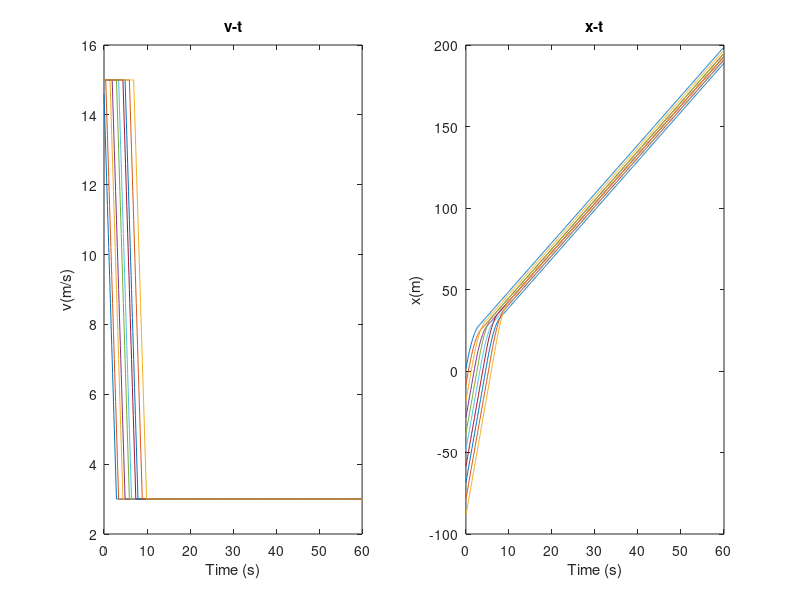

Here is the MATLAB script that generated this plot:
clear all;
vt=zeros(601,10);
xt=zeros(601,10);
vt(:,:)=15;
t=0:0.1:60;


for i=1:10
    xt(:,i)= -10*(i-1);
end

for j=1:601
    if j<6 
        vt(j,1)=15-4*j/10;
        xt(j,1)=15*j/10-1/2*4*(j/10)*(j/10);
        for i=2:10
            xt(j,i)= (15*j/10)-10*(i-1);
        end
    end
    if j<16 && j>5
        for i=1:2
            vt(j,i)=vt(j-1,i)-0.4;
            xt(j,i)=xt(j-1,i)+vt(j-1,i)*0.1;
        end
        for i=3:10
            xt(j,i)=xt(j-1,i)+vt(j-1,i)*0.1;
        end
    end
    if j>15 && j<21
       for i=1:3
            vt(j,i)=vt(j-1,i)-0.4;
            xt(j,i)=xt(j-1,i)+vt(j-1,i)*0.1;
        end
        for i=4:10
            xt(j,i)=xt(j-1,i)+vt(j-1,i)*0.1;
        end
    end
    if j>20 && j<31
        for i=1:4
            vt(j,i)=vt(j-1,i)-0.4;
            xt(j,i)=xt(j-1,i)+vt(j-1,i)*0.1;
        end
        for i=5:10
            xt(j,i)=xt(j-1,i)+vt(j-1,i)*0.1;
        end
    end
    if j>30 && j<36
        for i=2:5
            vt(j,i)=vt(j-1,i)-0.4;
            xt(j,i)=xt(j-1,i)+vt(j-1,i)*0.1;
        end
        for i=1
            vt(j,i)=vt(j-1,i);
            xt(j,i)=xt(j-1,i)+vt(j-1,i)*0.1;
        end
        for i=6:10
            xt(j,i)=xt(j-1,i)+vt(j-1,i)*0.1;
        end
    end
    if j>35 && j<46
        for i=3:6
            vt(j,i)=vt(j-1,i)-0.4;
            xt(j,i)=xt(j-1,i)+vt(j-1,i)*0.1;
        end
        for i=1:2
            vt(j,i)=vt(j-1,i);
            xt(j,i)=xt(j-1,i)+vt(j-1,i)*0.1;
        end
        for i=7:10
            xt(j,i)=xt(j-1,i)+vt(j-1,i)*0.1;
        end
    end
    if j>45 && j<51
        for i=4:7
            vt(j,i)=vt(j-1,i)-0.4;
            xt(j,i)=xt(j-1,i)+vt(j-1,i)*0.1;
        end
        for i=1:3
            vt(j,i)=vt(j-1,i);
            xt(j,i)=xt(j-1,i)+vt(j-1,i)*0.1;
        end
        for i=8:10
            xt(j,i)=xt(j-1,i)+vt(j-1,i)*0.1;
        end
    end
    if j>50 && j<61
        for i=5:8
            vt(j,i)=vt(j-1,i)-0.4;
            xt(j,i)=xt(j-1,i)+vt(j-1,i)*0.1;
        end
        for i=1:4
            vt(j,i)=vt(j-1,i);
            xt(j,i)=xt(j-1,i)+vt(j-1,i)*0.1;
        end
        for i=9:10
            xt(j,i)=xt(j-1,i)+vt(j-1,i)*0.1;
        end
    end
    if j>60 && j<66
        for i=6:9
            vt(j,i)=vt(j-1,i)-0.4;
            xt(j,i)=xt(j-1,i)+vt(j-1,i)*0.1;
        end
        for i=1:5
            vt(j,i)=vt(j-1,i);
            xt(j,i)=xt(j-1,i)+vt(j-1,i)*0.1;
        end
        for i=10
            xt(j,i)=xt(j-1,i)+vt(j-1,i)*0.1;
        end
    end
     if j>65 && j<71
        for i=7:9
            vt(j,i)=vt(j-1,i)-0.4;
            xt(j,i)=xt(j-1,i)+vt(j-1,i)*0.1;
        end
        for i=1:6
            vt(j,i)=vt(j-1,i);
            xt(j,i)=xt(j-1,i)+vt(j-1,i)*0.1;
        end
        for i=10
            xt(j,i)=xt(j-1,i)+vt(j-1,i)*0.1;
        end
     end
    if j>70 && j<76
        for i=7:10
            vt(j,i)=vt(j-1,i)-0.4;
            xt(j,i)=xt(j-1,i)+vt(j-1,i)*0.1;
        end
        for i=1:6
            vt(j,i)=vt(j-1,i);
            xt(j,i)=xt(j-1,i)+vt(j-1,i)*0.1;
        end
        for i=10
            xt(j,i)=xt(j-1,i)+vt(j-1,i)*0.1;
        end
    end
    if j>75 && j<81
        for i=8:10
            vt(j,i)=vt(j-1,i)-0.4;
            xt(j,i)=xt(j-1,i)+vt(j-1,i)*0.1;
        end
        for i= 1:7
            vt(j,i)=vt(j-1,i);
            xt(j,i)=xt(j-1,i)+vt(j-1,i)*0.1;
        end
    end
    if j>80 && j<91
        for i=9:10
            vt(j,i)=vt(j-1,i)-0.4;
            xt(j,i)=xt(j-1,i)+vt(j-1,i)*0.1;
        end
        for i=1:8
            vt(j,i)=vt(j-1,i);
            xt(j,i)=xt(j-1,i)+vt(j-1,i)*0.1;
        end
        for i=10
            xt(j,i)=xt(j-1,i)+vt(j-1,i)*0.1;
        end
    end
    if j>90 && j<101
        for i= 10
            vt(j,i)=vt(j-1,i)-0.4;
            xt(j,i)=xt(j-1,i)+vt(j-1,i)*0.1;
        end
        for i= 1:9
            vt(j,i)=vt(j-1,i);
            xt(j,i)=xt(j-1,i)+vt(j-1,i)*0.1;
        end
    end
    
    if j>100
        for i= 1:10
            vt(j,i)=vt(j-1,i);
            xt(j,i)=xt(j-1,i)+vt(j-1,i)*0.1;
        end
    end
end
for i=1:10
    figure(1);
    subplot(1,2,1)
    plot(t,vt(:,i));
    title('v-t');
    xlabel('Time (s)');
    ylabel('v(m/s)');
    hold on;
    subplot(1,2,2)
    plot(t,xt(:,i));
    title('x-t');
    xlabel('Time (s)');
    ylabel('x(m)');
    hold on;
end
        
